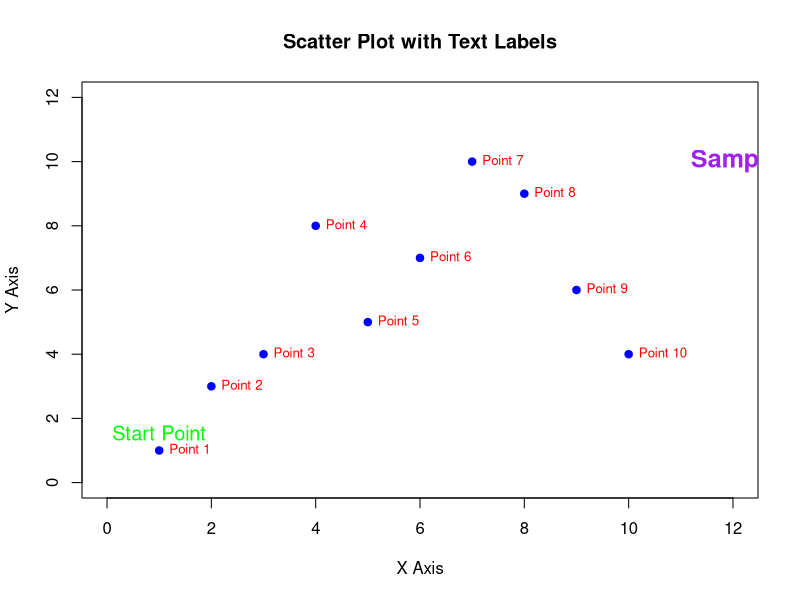

This figure's R source:
# 데이터 생성
set.seed(42)  # For reproducibility
x <- seq(1, 10)
y <- c(1, 3, 4, 8, 5, 7, 10, 9, 6, 4)

# 기본 산점도 생성
plot(x, y, 
     main = "Scatter Plot with Text Labels", 
     xlab = "X Axis", 
     ylab = "Y Axis", 
     pch = 19, 
     col = "blue", 
     xlim = c(0, 12), 
     ylim = c(0, 12))

# 문자열 추가: 각 데이터 포인트에 레이블 추가
text(x, y, 
     labels = paste("Point", 1:10),  # 레이블을 "Point 1", "Point 2", ..., "Point 10"으로 설정
     pos = 4,  # 레이블 위치 조정: 1은 아래, 2는 왼쪽, 3은 위, 4는 오른쪽
     cex = 0.8,  # 레이블 크기
     col = "red")  # 레이블 색상

# 특정 데이터 포인트에 레이블을 더 강조
text(x[1], y[1], 
     labels = "Start Point", 
     pos = 3,  # 레이블 위치 조정: 위에 표시
     cex = 1.2,  # 더 큰 크기
     col = "green")  # 다른 색상

# 추가적인 텍스트 예제: 그래프의 특정 위치에 설명 추가
text(11, 10, 
     labels = "Sample Plot", 
     pos = 4, 
     cex = 1.5, 
     col = "purple", 
     font = 2)  # 글씨를 굵게

